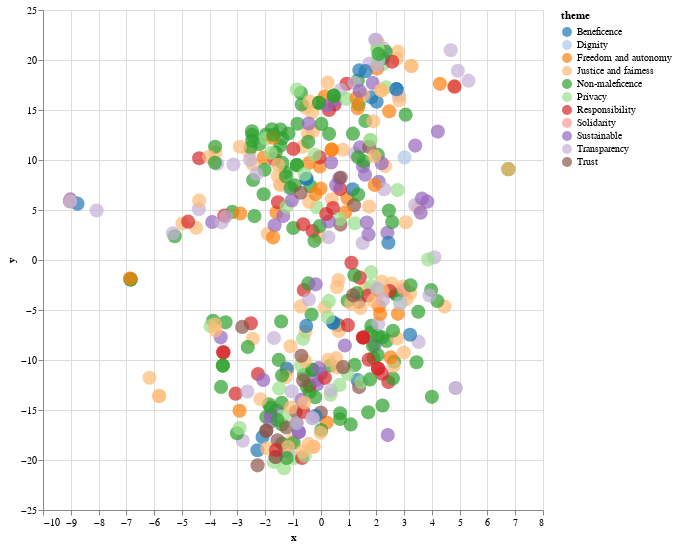

The notebook cell this image was saved under:
### Markdown cell above
With a dataset this size, over **short texts**, it is difficult to interpret the topics (many short words, even with TF-IDF). Let's apply T-SNE !

### Code cell
docs_tsne_th = TSNE(n_components=2, learning_rate='auto',
                  init='pca', metric='cosine', perplexity=50.0).fit_transform(lsa_topics)
print(docs_tsne_th.shape)

data_th = pd.DataFrame({'x': docs_tsne_th[:,0],
                        'y': docs_tsne_th[:,1],
                        'theme': df['theme']})
                        #'Category': AS13_df['labelGeneric']})

alt.data_transformers.disable_max_rows()
alt.Chart(data_th[:]).mark_circle(size=200).encode(
    x="x", 
    y="y", 
    color=alt.Color('theme:N', scale=alt.Scale(scheme='category20')),
    tooltip=['theme']
).interactive().properties(
    width=500,
    height=500
)

### Figure 1 — Vega-Lite specification as saved in the notebook (floating-point values rounded to 4 significant figures; data arrays with more than 128 entries replaced by an {"elided": "..."} marker saying what was removed)
{"config": {"view": {"continuousWidth": 300, "continuousHeight": 300}}, "data": {"name": "data-b425cc34d1083ef1f09169f9b73191dc"}, "mark": {"type": "circle", "size": 200}, "encoding": {"color": {"field": "theme", "scale": {"scheme": "category20"}, "type": "nominal"}, "tooltip": [{"field": "theme", "type": "nominal"}], "x": {"field": "x", "type": "quantitative"}, "y": {"field": "y", "type": "quantitative"}}, "height": 500, "params": [{"name": "param_9", "select": {"type": "interval", "encodings": ["x", "y"]}, "bind": "scales"}], "width": 500, "$schema": "https://vega.github.io/schema/vega-lite/v5.20.1.json", "datasets": {"data-b425cc34d1083ef1f09169f9b73191dc": {"elided": "458 records"}}}
